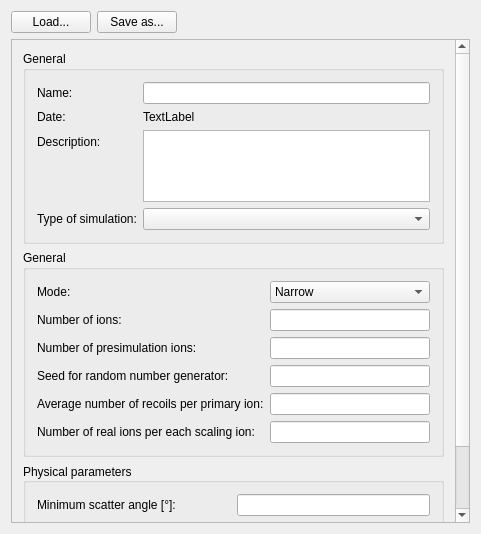
<?xml version="1.0" encoding="UTF-8"?>
<ui version="4.0">
 <class>RequestSimulationSettings</class>
 <widget class="QWidget" name="RequestSimulationSettings">
  <property name="enabled">
   <bool>true</bool>
  </property>
  <property name="geometry">
   <rect>
    <x>0</x>
    <y>0</y>
    <width>481</width>
    <height>534</height>
   </rect>
  </property>
  <property name="sizePolicy">
   <sizepolicy hsizetype="Preferred" vsizetype="Preferred">
    <horstretch>0</horstretch>
    <verstretch>0</verstretch>
   </sizepolicy>
  </property>
  <property name="minimumSize">
   <size>
    <width>0</width>
    <height>0</height>
   </size>
  </property>
  <property name="maximumSize">
   <size>
    <width>16777215</width>
    <height>16777215</height>
   </size>
  </property>
  <property name="windowTitle">
   <string>RequestSimulationSettings</string>
  </property>
  <layout class="QGridLayout" name="gridLayout">
   <item row="0" column="0">
    <layout class="QHBoxLayout" name="horizontalLayout_2">
     <item>
      <widget class="QPushButton" name="loadButton">
       <property name="sizePolicy">
        <sizepolicy hsizetype="Preferred" vsizetype="Fixed">
         <horstretch>0</horstretch>
         <verstretch>0</verstretch>
        </sizepolicy>
       </property>
       <property name="text">
        <string>Load...</string>
       </property>
      </widget>
     </item>
     <item>
      <widget class="QPushButton" name="saveButton">
       <property name="sizePolicy">
        <sizepolicy hsizetype="Preferred" vsizetype="Fixed">
         <horstretch>0</horstretch>
         <verstretch>0</verstretch>
        </sizepolicy>
       </property>
       <property name="text">
        <string>Save as...</string>
       </property>
      </widget>
     </item>
     <item>
      <spacer name="horizontalSpacer_6">
       <property name="orientation">
        <enum>Qt::Horizontal</enum>
       </property>
       <property name="sizeType">
        <enum>QSizePolicy::Expanding</enum>
       </property>
       <property name="sizeHint" stdset="0">
        <size>
         <width>40</width>
         <height>20</height>
        </size>
       </property>
      </spacer>
     </item>
    </layout>
   </item>
   <item row="1" column="0">
    <widget class="QScrollArea" name="scrollArea">
     <property name="widgetResizable">
      <bool>true</bool>
     </property>
     <widget class="QWidget" name="scrollAreaWidgetContents">
      <property name="geometry">
       <rect>
        <x>0</x>
        <y>-188</y>
        <width>448</width>
        <height>672</height>
       </rect>
      </property>
      <layout class="QVBoxLayout" name="verticalLayout_2">
       <item>
        <layout class="QVBoxLayout" name="verticalLayout">
         <item>
          <widget class="QGroupBox" name="groupBox_10">
           <property name="sizePolicy">
            <sizepolicy hsizetype="Preferred" vsizetype="Preferred">
             <horstretch>0</horstretch>
             <verstretch>0</verstretch>
            </sizepolicy>
           </property>
           <property name="title">
            <string>General</string>
           </property>
           <layout class="QVBoxLayout" name="verticalLayout_7">
            <item>
             <layout class="QFormLayout" name="formLayout">
              <item row="0" column="0">
               <widget class="QLabel" name="label_31">
                <property name="sizePolicy">
                 <sizepolicy hsizetype="Preferred" vsizetype="Preferred">
                  <horstretch>0</horstretch>
                  <verstretch>0</verstretch>
                 </sizepolicy>
                </property>
                <property name="minimumSize">
                 <size>
                  <width>0</width>
                  <height>0</height>
                 </size>
                </property>
                <property name="text">
                 <string>Name:</string>
                </property>
               </widget>
              </item>
              <item row="0" column="1">
               <widget class="QLineEdit" name="nameLineEdit">
                <property name="sizePolicy">
                 <sizepolicy hsizetype="Expanding" vsizetype="Fixed">
                  <horstretch>0</horstretch>
                  <verstretch>0</verstretch>
                 </sizepolicy>
                </property>
                <property name="minimumSize">
                 <size>
                  <width>0</width>
                  <height>0</height>
                 </size>
                </property>
                <property name="maximumSize">
                 <size>
                  <width>16777215</width>
                  <height>16777215</height>
                 </size>
                </property>
               </widget>
              </item>
              <item row="1" column="0">
               <widget class="QLabel" name="label_33">
                <property name="sizePolicy">
                 <sizepolicy hsizetype="Preferred" vsizetype="Preferred">
                  <horstretch>0</horstretch>
                  <verstretch>0</verstretch>
                 </sizepolicy>
                </property>
                <property name="minimumSize">
                 <size>
                  <width>0</width>
                  <height>0</height>
                 </size>
                </property>
                <property name="text">
                 <string>Date:</string>
                </property>
               </widget>
              </item>
              <item row="1" column="1">
               <widget class="QLabel" name="dateLabel">
                <property name="sizePolicy">
                 <sizepolicy hsizetype="Preferred" vsizetype="Fixed">
                  <horstretch>0</horstretch>
                  <verstretch>0</verstretch>
                 </sizepolicy>
                </property>
                <property name="minimumSize">
                 <size>
                  <width>0</width>
                  <height>0</height>
                 </size>
                </property>
                <property name="text">
                 <string>TextLabel</string>
                </property>
                <property name="alignment">
                 <set>Qt::AlignLeading|Qt::AlignLeft|Qt::AlignVCenter</set>
                </property>
               </widget>
              </item>
              <item row="2" column="0">
               <widget class="QLabel" name="label_32">
                <property name="sizePolicy">
                 <sizepolicy hsizetype="Preferred" vsizetype="Preferred">
                  <horstretch>0</horstretch>
                  <verstretch>0</verstretch>
                 </sizepolicy>
                </property>
                <property name="minimumSize">
                 <size>
                  <width>0</width>
                  <height>0</height>
                 </size>
                </property>
                <property name="text">
                 <string>Description:</string>
                </property>
               </widget>
              </item>
              <item row="2" column="1">
               <widget class="QPlainTextEdit" name="descriptionLineEdit">
                <property name="sizePolicy">
                 <sizepolicy hsizetype="Expanding" vsizetype="Fixed">
                  <horstretch>0</horstretch>
                  <verstretch>0</verstretch>
                 </sizepolicy>
                </property>
                <property name="sizeAdjustPolicy">
                 <enum>QAbstractScrollArea::AdjustToContents</enum>
                </property>
               </widget>
              </item>
              <item row="3" column="0">
               <widget class="QLabel" name="typeOfSimulationLabel_2">
                <property name="sizePolicy">
                 <sizepolicy hsizetype="Preferred" vsizetype="Preferred">
                  <horstretch>0</horstretch>
                  <verstretch>0</verstretch>
                 </sizepolicy>
                </property>
                <property name="minimumSize">
                 <size>
                  <width>0</width>
                  <height>0</height>
                 </size>
                </property>
                <property name="text">
                 <string>Type of simulation:</string>
                </property>
               </widget>
              </item>
              <item row="3" column="1">
               <widget class="QComboBox" name="typeOfSimulationComboBox">
                <property name="sizePolicy">
                 <sizepolicy hsizetype="Expanding" vsizetype="Fixed">
                  <horstretch>0</horstretch>
                  <verstretch>0</verstretch>
                 </sizepolicy>
                </property>
                <property name="minimumSize">
                 <size>
                  <width>0</width>
                  <height>0</height>
                 </size>
                </property>
                <property name="maximumSize">
                 <size>
                  <width>16777215</width>
                  <height>16777215</height>
                 </size>
                </property>
                <property name="layoutDirection">
                 <enum>Qt::LeftToRight</enum>
                </property>
               </widget>
              </item>
             </layout>
            </item>
           </layout>
          </widget>
         </item>
         <item>
          <widget class="QGroupBox" name="nonphysicalParams_2">
           <property name="sizePolicy">
            <sizepolicy hsizetype="Preferred" vsizetype="Preferred">
             <horstretch>0</horstretch>
             <verstretch>0</verstretch>
            </sizepolicy>
           </property>
           <property name="title">
            <string>General</string>
           </property>
           <property name="alignment">
            <set>Qt::AlignLeading|Qt::AlignLeft|Qt::AlignTop</set>
           </property>
           <layout class="QVBoxLayout" name="verticalLayout_9">
            <item>
             <layout class="QFormLayout" name="formLayout_2">
              <item row="0" column="0">
               <widget class="QLabel" name="recoilAngleWidthLabel_2">
                <property name="sizePolicy">
                 <sizepolicy hsizetype="Preferred" vsizetype="Preferred">
                  <horstretch>0</horstretch>
                  <verstretch>0</verstretch>
                 </sizepolicy>
                </property>
                <property name="minimumSize">
                 <size>
                  <width>0</width>
                  <height>0</height>
                 </size>
                </property>
                <property name="text">
                 <string>Mode:</string>
                </property>
               </widget>
              </item>
              <item row="0" column="1">
               <widget class="QComboBox" name="modeComboBox">
                <property name="sizePolicy">
                 <sizepolicy hsizetype="Preferred" vsizetype="Fixed">
                  <horstretch>0</horstretch>
                  <verstretch>0</verstretch>
                 </sizepolicy>
                </property>
                <property name="minimumSize">
                 <size>
                  <width>0</width>
                  <height>0</height>
                 </size>
                </property>
                <property name="maximumSize">
                 <size>
                  <width>16777215</width>
                  <height>16777215</height>
                 </size>
                </property>
                <item>
                 <property name="text">
                  <string>Narrow</string>
                 </property>
                </item>
                <item>
                 <property name="text">
                  <string>Wide</string>
                 </property>
                </item>
               </widget>
              </item>
              <item row="1" column="0">
               <widget class="QLabel" name="numberOfIonsLabel_2">
                <property name="sizePolicy">
                 <sizepolicy hsizetype="Preferred" vsizetype="Preferred">
                  <horstretch>0</horstretch>
                  <verstretch>0</verstretch>
                 </sizepolicy>
                </property>
                <property name="minimumSize">
                 <size>
                  <width>0</width>
                  <height>0</height>
                 </size>
                </property>
                <property name="text">
                 <string>Number of ions:</string>
                </property>
               </widget>
              </item>
              <item row="1" column="1">
               <widget class="QLineEdit" name="noOfIonsLineEdit">
                <property name="sizePolicy">
                 <sizepolicy hsizetype="Expanding" vsizetype="Fixed">
                  <horstretch>0</horstretch>
                  <verstretch>0</verstretch>
                 </sizepolicy>
                </property>
                <property name="minimumSize">
                 <size>
                  <width>0</width>
                  <height>0</height>
                 </size>
                </property>
                <property name="maximumSize">
                 <size>
                  <width>16777215</width>
                  <height>16777215</height>
                 </size>
                </property>
               </widget>
              </item>
              <item row="2" column="0">
               <widget class="QLabel" name="numberOfPresimuIonsLabel_2">
                <property name="sizePolicy">
                 <sizepolicy hsizetype="Preferred" vsizetype="Preferred">
                  <horstretch>0</horstretch>
                  <verstretch>0</verstretch>
                 </sizepolicy>
                </property>
                <property name="minimumSize">
                 <size>
                  <width>0</width>
                  <height>0</height>
                 </size>
                </property>
                <property name="text">
                 <string>Number of presimulation ions:</string>
                </property>
               </widget>
              </item>
              <item row="3" column="0">
               <widget class="QLabel" name="seedLabel_2">
                <property name="sizePolicy">
                 <sizepolicy hsizetype="Preferred" vsizetype="Preferred">
                  <horstretch>0</horstretch>
                  <verstretch>0</verstretch>
                 </sizepolicy>
                </property>
                <property name="minimumSize">
                 <size>
                  <width>0</width>
                  <height>0</height>
                 </size>
                </property>
                <property name="text">
                 <string>Seed for random number generator:</string>
                </property>
               </widget>
              </item>
              <item row="3" column="1">
               <widget class="QLineEdit" name="seedLineEdit">
                <property name="sizePolicy">
                 <sizepolicy hsizetype="Expanding" vsizetype="Fixed">
                  <horstretch>0</horstretch>
                  <verstretch>0</verstretch>
                 </sizepolicy>
                </property>
                <property name="minimumSize">
                 <size>
                  <width>0</width>
                  <height>0</height>
                 </size>
                </property>
                <property name="maximumSize">
                 <size>
                  <width>16777215</width>
                  <height>16777215</height>
                 </size>
                </property>
               </widget>
              </item>
              <item row="4" column="0">
               <widget class="QLabel" name="averageNumberOfRecoilsLabel_2">
                <property name="sizePolicy">
                 <sizepolicy hsizetype="Preferred" vsizetype="Preferred">
                  <horstretch>0</horstretch>
                  <verstretch>0</verstretch>
                 </sizepolicy>
                </property>
                <property name="minimumSize">
                 <size>
                  <width>0</width>
                  <height>0</height>
                 </size>
                </property>
                <property name="text">
                 <string>Average number of recoils per primary ion:</string>
                </property>
               </widget>
              </item>
              <item row="4" column="1">
               <widget class="QLineEdit" name="noOfRecoilsLineEdit">
                <property name="sizePolicy">
                 <sizepolicy hsizetype="Expanding" vsizetype="Fixed">
                  <horstretch>0</horstretch>
                  <verstretch>0</verstretch>
                 </sizepolicy>
                </property>
                <property name="minimumSize">
                 <size>
                  <width>0</width>
                  <height>0</height>
                 </size>
                </property>
                <property name="maximumSize">
                 <size>
                  <width>16777215</width>
                  <height>16777215</height>
                 </size>
                </property>
               </widget>
              </item>
              <item row="5" column="0">
               <widget class="QLabel" name="numberOfRealIonsLabel_2">
                <property name="sizePolicy">
                 <sizepolicy hsizetype="Preferred" vsizetype="Preferred">
                  <horstretch>0</horstretch>
                  <verstretch>0</verstretch>
                 </sizepolicy>
                </property>
                <property name="minimumSize">
                 <size>
                  <width>0</width>
                  <height>0</height>
                 </size>
                </property>
                <property name="text">
                 <string>Number of real ions per each scaling ion:</string>
                </property>
               </widget>
              </item>
              <item row="5" column="1">
               <widget class="QLineEdit" name="noOfScalingLineEdit">
                <property name="sizePolicy">
                 <sizepolicy hsizetype="Expanding" vsizetype="Fixed">
                  <horstretch>0</horstretch>
                  <verstretch>0</verstretch>
                 </sizepolicy>
                </property>
                <property name="minimumSize">
                 <size>
                  <width>0</width>
                  <height>0</height>
                 </size>
                </property>
                <property name="maximumSize">
                 <size>
                  <width>16777215</width>
                  <height>16777215</height>
                 </size>
                </property>
               </widget>
              </item>
              <item row="2" column="1">
               <widget class="QLineEdit" name="noOfPreionsLineEdit">
                <property name="sizePolicy">
                 <sizepolicy hsizetype="Expanding" vsizetype="Fixed">
                  <horstretch>0</horstretch>
                  <verstretch>0</verstretch>
                 </sizepolicy>
                </property>
                <property name="minimumSize">
                 <size>
                  <width>0</width>
                  <height>0</height>
                 </size>
                </property>
                <property name="maximumSize">
                 <size>
                  <width>16777215</width>
                  <height>16777215</height>
                 </size>
                </property>
               </widget>
              </item>
             </layout>
            </item>
           </layout>
          </widget>
         </item>
         <item>
          <widget class="QGroupBox" name="simulationTypeSpecificParams_2">
           <property name="sizePolicy">
            <sizepolicy hsizetype="Preferred" vsizetype="Preferred">
             <horstretch>0</horstretch>
             <verstretch>0</verstretch>
            </sizepolicy>
           </property>
           <property name="title">
            <string>Physical parameters</string>
           </property>
           <property name="alignment">
            <set>Qt::AlignLeading|Qt::AlignLeft|Qt::AlignVCenter</set>
           </property>
           <property name="flat">
            <bool>false</bool>
           </property>
           <layout class="QVBoxLayout" name="verticalLayout_3">
            <item>
             <layout class="QHBoxLayout" name="targetAngleLayout_3">
              <item>
               <widget class="QLabel" name="targetAngleLabel_3">
                <property name="sizePolicy">
                 <sizepolicy hsizetype="Preferred" vsizetype="Preferred">
                  <horstretch>0</horstretch>
                  <verstretch>0</verstretch>
                 </sizepolicy>
                </property>
                <property name="minimumSize">
                 <size>
                  <width>0</width>
                  <height>0</height>
                 </size>
                </property>
                <property name="text">
                 <string>Minimum scatter angle [°]:</string>
                </property>
               </widget>
              </item>
              <item>
               <widget class="QLineEdit" name="scatterLineEdit">
                <property name="sizePolicy">
                 <sizepolicy hsizetype="Preferred" vsizetype="Fixed">
                  <horstretch>0</horstretch>
                  <verstretch>0</verstretch>
                 </sizepolicy>
                </property>
                <property name="minimumSize">
                 <size>
                  <width>0</width>
                  <height>0</height>
                 </size>
                </property>
                <property name="maximumSize">
                 <size>
                  <width>16777215</width>
                  <height>16777215</height>
                 </size>
                </property>
               </widget>
              </item>
             </layout>
            </item>
            <item>
             <layout class="QHBoxLayout" name="targetAngleLayout_5">
              <item>
               <widget class="QLabel" name="targetAngleLabel_5">
                <property name="sizePolicy">
                 <sizepolicy hsizetype="Preferred" vsizetype="Preferred">
                  <horstretch>0</horstretch>
                  <verstretch>0</verstretch>
                 </sizepolicy>
                </property>
                <property name="minimumSize">
                 <size>
                  <width>0</width>
                  <height>0</height>
                 </size>
                </property>
                <property name="text">
                 <string>Minimum main scatter angle [°]:</string>
                </property>
               </widget>
              </item>
              <item>
               <widget class="QLineEdit" name="mainScatterLineEdit">
                <property name="sizePolicy">
                 <sizepolicy hsizetype="Preferred" vsizetype="Fixed">
                  <horstretch>0</horstretch>
                  <verstretch>0</verstretch>
                 </sizepolicy>
                </property>
                <property name="minimumSize">
                 <size>
                  <width>0</width>
                  <height>0</height>
                 </size>
                </property>
                <property name="maximumSize">
                 <size>
                  <width>16777215</width>
                  <height>16777215</height>
                 </size>
                </property>
               </widget>
              </item>
             </layout>
            </item>
            <item>
             <layout class="QHBoxLayout" name="targetAngleLayout_6">
              <item>
               <widget class="QLabel" name="targetAngleLabel_6">
                <property name="sizePolicy">
                 <sizepolicy hsizetype="Preferred" vsizetype="Preferred">
                  <horstretch>0</horstretch>
                  <verstretch>0</verstretch>
                 </sizepolicy>
                </property>
                <property name="minimumSize">
                 <size>
                  <width>0</width>
                  <height>0</height>
                 </size>
                </property>
                <property name="text">
                 <string>Minimum energy [MeV]:</string>
                </property>
               </widget>
              </item>
              <item>
               <widget class="QLineEdit" name="energyLineEdit">
                <property name="sizePolicy">
                 <sizepolicy hsizetype="Preferred" vsizetype="Fixed">
                  <horstretch>0</horstretch>
                  <verstretch>0</verstretch>
                 </sizepolicy>
                </property>
                <property name="minimumSize">
                 <size>
                  <width>0</width>
                  <height>0</height>
                 </size>
                </property>
                <property name="maximumSize">
                 <size>
                  <width>16777215</width>
                  <height>16777215</height>
                 </size>
                </property>
               </widget>
              </item>
             </layout>
            </item>
           </layout>
          </widget>
         </item>
        </layout>
       </item>
       <item>
        <spacer name="verticalSpacer">
         <property name="orientation">
          <enum>Qt::Vertical</enum>
         </property>
         <property name="sizeHint" stdset="0">
          <size>
           <width>20</width>
           <height>40</height>
          </size>
         </property>
        </spacer>
       </item>
      </layout>
     </widget>
    </widget>
   </item>
  </layout>
 </widget>
 <layoutdefault spacing="6" margin="11"/>
 <resources/>
 <connections/>
</ui>
